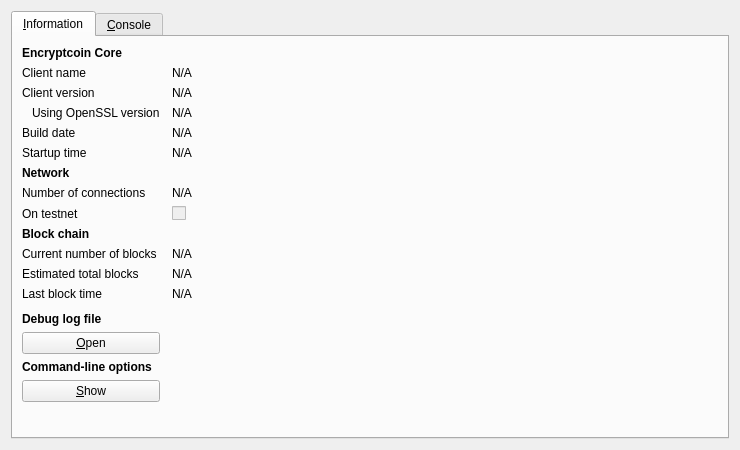
<?xml version="1.0" encoding="UTF-8"?>
<ui version="4.0">
 <class>RPCConsole</class>
 <widget class="QDialog" name="RPCConsole">
  <property name="geometry">
   <rect>
    <x>0</x>
    <y>0</y>
    <width>740</width>
    <height>450</height>
   </rect>
  </property>
  <property name="windowTitle">
   <string>Encryptcoin - Debug window</string>
  </property>
  <layout class="QVBoxLayout" name="verticalLayout_2">
   <item>
    <widget class="QTabWidget" name="tabWidget">
     <property name="currentIndex">
      <number>0</number>
     </property>
     <widget class="QWidget" name="tab_info">
      <attribute name="title">
       <string>&amp;Information</string>
      </attribute>
      <layout class="QGridLayout" name="gridLayout" columnstretch="0,1">
       <property name="horizontalSpacing">
        <number>12</number>
       </property>
       <item row="0" column="0">
        <widget class="QLabel" name="label_9">
         <property name="font">
          <font>
           <weight>75</weight>
           <bold>true</bold>
          </font>
         </property>
         <property name="text">
          <string>Encryptcoin Core</string>
         </property>
        </widget>
       </item>
       <item row="1" column="0">
        <widget class="QLabel" name="label_5">
         <property name="text">
          <string>Client name</string>
         </property>
        </widget>
       </item>
       <item row="1" column="1">
        <widget class="QLabel" name="clientName">
         <property name="cursor">
          <cursorShape>IBeamCursor</cursorShape>
         </property>
         <property name="text">
          <string>N/A</string>
         </property>
         <property name="textFormat">
          <enum>Qt::PlainText</enum>
         </property>
         <property name="textInteractionFlags">
          <set>Qt::LinksAccessibleByMouse|Qt::TextSelectableByKeyboard|Qt::TextSelectableByMouse</set>
         </property>
        </widget>
       </item>
       <item row="2" column="0">
        <widget class="QLabel" name="label_6">
         <property name="text">
          <string>Client version</string>
         </property>
        </widget>
       </item>
       <item row="2" column="1">
        <widget class="QLabel" name="clientVersion">
         <property name="cursor">
          <cursorShape>IBeamCursor</cursorShape>
         </property>
         <property name="text">
          <string>N/A</string>
         </property>
         <property name="textFormat">
          <enum>Qt::PlainText</enum>
         </property>
         <property name="textInteractionFlags">
          <set>Qt::LinksAccessibleByMouse|Qt::TextSelectableByKeyboard|Qt::TextSelectableByMouse</set>
         </property>
        </widget>
       </item>
       <item row="3" column="0">
        <widget class="QLabel" name="label_14">
         <property name="text">
          <string>Using OpenSSL version</string>
         </property>
         <property name="indent">
          <number>10</number>
         </property>
        </widget>
       </item>
       <item row="3" column="1">
        <widget class="QLabel" name="openSSLVersion">
         <property name="cursor">
          <cursorShape>IBeamCursor</cursorShape>
         </property>
         <property name="text">
          <string>N/A</string>
         </property>
         <property name="textFormat">
          <enum>Qt::PlainText</enum>
         </property>
         <property name="textInteractionFlags">
          <set>Qt::LinksAccessibleByMouse|Qt::TextSelectableByKeyboard|Qt::TextSelectableByMouse</set>
         </property>
        </widget>
       </item>
       <item row="4" column="0">
        <widget class="QLabel" name="label_12">
         <property name="text">
          <string>Build date</string>
         </property>
        </widget>
       </item>
       <item row="4" column="1">
        <widget class="QLabel" name="buildDate">
         <property name="cursor">
          <cursorShape>IBeamCursor</cursorShape>
         </property>
         <property name="text">
          <string>N/A</string>
         </property>
         <property name="textFormat">
          <enum>Qt::PlainText</enum>
         </property>
         <property name="textInteractionFlags">
          <set>Qt::LinksAccessibleByMouse|Qt::TextSelectableByKeyboard|Qt::TextSelectableByMouse</set>
         </property>
        </widget>
       </item>
       <item row="5" column="0">
        <widget class="QLabel" name="label_13">
         <property name="text">
          <string>Startup time</string>
         </property>
        </widget>
       </item>
       <item row="5" column="1">
        <widget class="QLabel" name="startupTime">
         <property name="cursor">
          <cursorShape>IBeamCursor</cursorShape>
         </property>
         <property name="text">
          <string>N/A</string>
         </property>
         <property name="textFormat">
          <enum>Qt::PlainText</enum>
         </property>
         <property name="textInteractionFlags">
          <set>Qt::LinksAccessibleByMouse|Qt::TextSelectableByKeyboard|Qt::TextSelectableByMouse</set>
         </property>
        </widget>
       </item>
       <item row="6" column="0">
        <widget class="QLabel" name="label_11">
         <property name="font">
          <font>
           <weight>75</weight>
           <bold>true</bold>
          </font>
         </property>
         <property name="text">
          <string>Network</string>
         </property>
        </widget>
       </item>
       <item row="7" column="0">
        <widget class="QLabel" name="label_7">
         <property name="text">
          <string>Number of connections</string>
         </property>
        </widget>
       </item>
       <item row="7" column="1">
        <widget class="QLabel" name="numberOfConnections">
         <property name="cursor">
          <cursorShape>IBeamCursor</cursorShape>
         </property>
         <property name="text">
          <string>N/A</string>
         </property>
         <property name="textFormat">
          <enum>Qt::PlainText</enum>
         </property>
         <property name="textInteractionFlags">
          <set>Qt::LinksAccessibleByMouse|Qt::TextSelectableByKeyboard|Qt::TextSelectableByMouse</set>
         </property>
        </widget>
       </item>
       <item row="8" column="0">
        <widget class="QLabel" name="label_8">
         <property name="text">
          <string>On testnet</string>
         </property>
        </widget>
       </item>
       <item row="8" column="1">
        <widget class="QCheckBox" name="isTestNet">
         <property name="enabled">
          <bool>false</bool>
         </property>
         <property name="text">
          <string/>
         </property>
        </widget>
       </item>
       <item row="9" column="0">
        <widget class="QLabel" name="label_10">
         <property name="font">
          <font>
           <weight>75</weight>
           <bold>true</bold>
          </font>
         </property>
         <property name="text">
          <string>Block chain</string>
         </property>
        </widget>
       </item>
       <item row="10" column="0">
        <widget class="QLabel" name="label_3">
         <property name="text">
          <string>Current number of blocks</string>
         </property>
        </widget>
       </item>
       <item row="10" column="1">
        <widget class="QLabel" name="numberOfBlocks">
         <property name="cursor">
          <cursorShape>IBeamCursor</cursorShape>
         </property>
         <property name="text">
          <string>N/A</string>
         </property>
         <property name="textFormat">
          <enum>Qt::PlainText</enum>
         </property>
         <property name="textInteractionFlags">
          <set>Qt::LinksAccessibleByMouse|Qt::TextSelectableByKeyboard|Qt::TextSelectableByMouse</set>
         </property>
        </widget>
       </item>
       <item row="11" column="0">
        <widget class="QLabel" name="label_4">
         <property name="text">
          <string>Estimated total blocks</string>
         </property>
        </widget>
       </item>
       <item row="11" column="1">
        <widget class="QLabel" name="totalBlocks">
         <property name="cursor">
          <cursorShape>IBeamCursor</cursorShape>
         </property>
         <property name="text">
          <string>N/A</string>
         </property>
         <property name="textFormat">
          <enum>Qt::PlainText</enum>
         </property>
         <property name="textInteractionFlags">
          <set>Qt::LinksAccessibleByMouse|Qt::TextSelectableByKeyboard|Qt::TextSelectableByMouse</set>
         </property>
        </widget>
       </item>
       <item row="12" column="0">
        <widget class="QLabel" name="label_2">
         <property name="text">
          <string>Last block time</string>
         </property>
        </widget>
       </item>
       <item row="12" column="1">
        <widget class="QLabel" name="lastBlockTime">
         <property name="cursor">
          <cursorShape>IBeamCursor</cursorShape>
         </property>
         <property name="text">
          <string>N/A</string>
         </property>
         <property name="textFormat">
          <enum>Qt::PlainText</enum>
         </property>
         <property name="textInteractionFlags">
          <set>Qt::LinksAccessibleByMouse|Qt::TextSelectableByKeyboard|Qt::TextSelectableByMouse</set>
         </property>
        </widget>
       </item>
       <item row="13" column="0">
        <spacer name="verticalSpacer_2">
         <property name="orientation">
          <enum>Qt::Vertical</enum>
         </property>
         <property name="sizeHint" stdset="0">
          <size>
           <width>20</width>
           <height>20</height>
          </size>
         </property>
        </spacer>
       </item>
       <item row="14" column="0">
        <widget class="QLabel" name="labelDebugLogfile">
         <property name="font">
          <font>
           <weight>75</weight>
           <bold>true</bold>
          </font>
         </property>
         <property name="text">
          <string>Debug log file</string>
         </property>
        </widget>
       </item>
       <item row="15" column="0">
        <widget class="QPushButton" name="openDebugLogfileButton">
         <property name="toolTip">
          <string>Open the Encryptcoin debug log file from the current data directory. This can take a few seconds for large log files.</string>
         </property>
         <property name="text">
          <string>&amp;Open</string>
         </property>
         <property name="autoDefault">
          <bool>false</bool>
         </property>
        </widget>
       </item>
       <item row="16" column="0">
        <widget class="QLabel" name="labelCLOptions">
         <property name="font">
          <font>
           <weight>75</weight>
           <bold>true</bold>
          </font>
         </property>
         <property name="text">
          <string>Command-line options</string>
         </property>
        </widget>
       </item>
       <item row="17" column="0">
        <widget class="QPushButton" name="showCLOptionsButton">
         <property name="toolTip">
          <string>Show the Encryptcoin-Qt help message to get a list with possible Encryptcoin command-line options.</string>
         </property>
         <property name="text">
          <string>&amp;Show</string>
         </property>
         <property name="autoDefault">
          <bool>false</bool>
         </property>
        </widget>
       </item>
       <item row="18" column="0">
        <spacer name="verticalSpacer">
         <property name="orientation">
          <enum>Qt::Vertical</enum>
         </property>
         <property name="sizeHint" stdset="0">
          <size>
           <width>20</width>
           <height>40</height>
          </size>
         </property>
        </spacer>
       </item>
      </layout>
     </widget>
     <widget class="QWidget" name="tab_console">
      <attribute name="title">
       <string>&amp;Console</string>
      </attribute>
      <layout class="QVBoxLayout" name="verticalLayout_3">
       <property name="spacing">
        <number>3</number>
       </property>
       <item>
        <widget class="QTextEdit" name="messagesWidget">
         <property name="minimumSize">
          <size>
           <width>0</width>
           <height>100</height>
          </size>
         </property>
         <property name="readOnly">
          <bool>true</bool>
         </property>
         <property name="tabKeyNavigation" stdset="0">
          <bool>false</bool>
         </property>
         <property name="columnCount" stdset="0">
          <number>2</number>
         </property>
        </widget>
       </item>
       <item>
        <layout class="QHBoxLayout" name="horizontalLayout">
         <property name="spacing">
          <number>3</number>
         </property>
         <item>
          <widget class="QLabel" name="label">
           <property name="text">
            <string notr="true">&gt;</string>
           </property>
          </widget>
         </item>
         <item>
          <widget class="QLineEdit" name="lineEdit"/>
         </item>
         <item>
          <widget class="QPushButton" name="clearButton">
           <property name="maximumSize">
            <size>
             <width>24</width>
             <height>24</height>
            </size>
           </property>
           <property name="toolTip">
            <string>Clear console</string>
           </property>
           <property name="text">
            <string/>
           </property>
           <property name="icon">
            <iconset resource="../bitcoin.qrc">
             <normaloff>:/icons/remove</normaloff>:/icons/remove</iconset>
           </property>
           <property name="shortcut">
            <string notr="true">Ctrl+L</string>
           </property>
           <property name="autoDefault">
            <bool>false</bool>
           </property>
          </widget>
         </item>
        </layout>
       </item>
      </layout>
     </widget>
    </widget>
   </item>
  </layout>
 </widget>
 <resources>
  <include location="../bitcoin.qrc"/>
 </resources>
 <connections/>
</ui>
